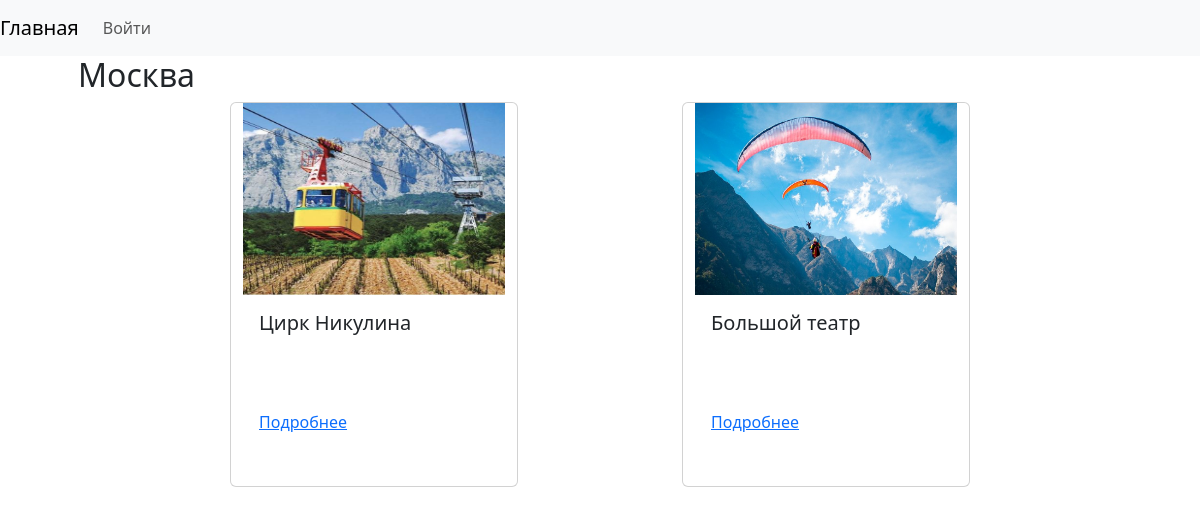
Page /moscow on the committed database.
### main/models.py (models this page shows, shortened)
class Location(models.Model):
    title = models.CharField(max_length=50)
    description = models.TextField(max_length=500, blank=True, null=True)
    slug = models.SlugField()
    img = models.ImageField(upload_to=loc_path, blank=True, null=True)

class Event(models.Model):
    title = models.CharField(max_length=50)
    description = models.TextField(max_length=500)
    slug = models.SlugField()
    img = models.ImageField( upload_to=event_path , blank=True, null=True)
    location = models.ForeignKey(Location, on_delete=models.CASCADE)
    def get_absolute_url(self):
        return reverse('event_detail', kwargs={'location': self.location.slug, 'slug': self.slug})

### main/views.py (the view)
# urls.py: path('<slug:slug>', LocationDetailView.as_view(), name='location_detail'),
class LocationDetailView(DetailView):
    model = Location
    template_name = 'main/location_detail.html'

### main/templates/main/location_detail.html (shortened to what this page needs)
{% extends 'base.html' %}
{% block content %}
<h2>{{ object.title }}</h2>
    {% for ev in object.event_set.all %}
  <div class="card" style="width: 18rem;">
            {% if ev.img %}
            <img src="{{ ev.img.url }}" class="h-50 d-inline-block" alt="...">
            {% else %}
            <p></p>
            {% endif %}
                  <div class="card-body">
                      <h5 class="card-title">{{ev.title}}</h5>
                   </div>
                <div class="card-body">
                    <a href="{{ev.get_absolute_url}}" class="card-link">Подробнее</a>
                </div>
    </div>
{% endfor %}
{% endblock content %}

### rows in the picture
Location: title "Москва"
Event: img (picture), title "Цирк Никулина"
Event: img (picture), title "Большой театр"
